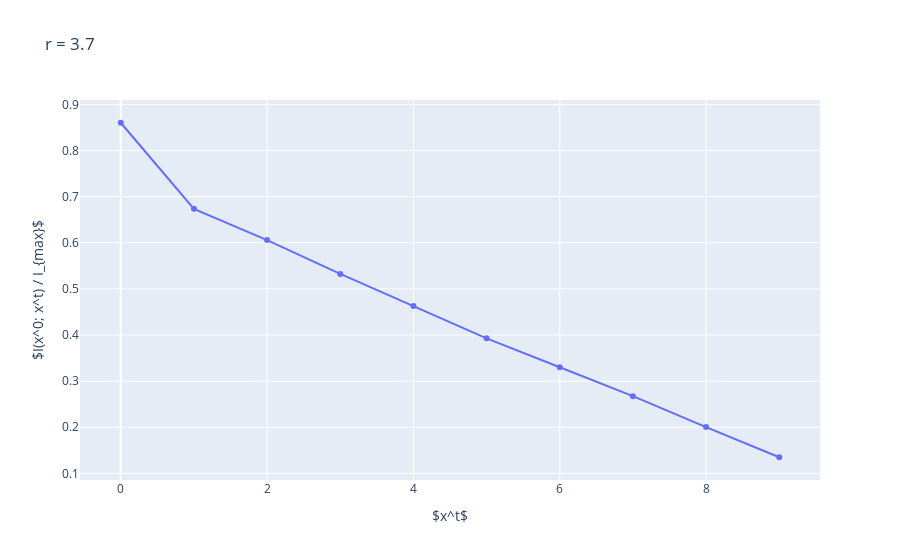

Source (notebook cell):
### Code cell
from Toolbox import infcy

m.r = 3.7
m.states[0] = .5
T = int(1e5)
half = int(T *.5)
res = m.simulate(T)[-half:].flatten()

ent = lambda p : -np.nansum(p * np.log(p), axis = -1 )
def binState(
             steps, \
             bins,\
             T,\
             steps):
    
    mapper     = {i : idx for idx, i in enumerate(bins)}
    rmapper    = {idx : i  for idx, i in enumerate(bins)}
    res        = m.simulate(T)
    res_binned = bins[np.digitize(res, bins)]   
    
    N = len(buffer)
    conditional = {}
    snapshots   = {}
    shape = (steps, len(mapper))
    for idx in range(steps, N):
        tmp = buffer[idx]
        
        snapshots[tmp] = snapshots.get(tmp, 0) + 1
        buff_ = conditional.get(tmp, np.zeros(shape))
        for step in range(steps):
            jdx = mapper[buffer[idx - step]]
            buff_[step, jdx] += 1
        conditional[tmp] = conditional.get(tmp, buff_)
    bRes   = binState(res_binned, steps, mapper)
    bSnap, bCon = bRes.values()
    z = sum(bSnap.values())

    zSnap = {i : j / z for i, j in bSnap.items()}
    zCon  = {i : j / bSnap.get(i)  for i, j in bCon.items()}

    for idx, (k, v) in enumerate(zCon.items()):
    #     print(v[0], zSnap.get(k))
        if idx == 0:
            Hc = np.zeros((steps))
            H  = np.zeros(len(mapper))
        Hc += ent(v) * zSnap.get(k)
        H  += v.mean(0)* zSnap.get(k)
    total = (ent(H) - Hc)/(np.log(len(mapper)))
    return dict(snapshots = snapshots, conditional = conditional, \
               mi = total)

# setup
bins       = np.linspace(0, 1, 50)

output = binState()


xi = np.arange(len(mi))
yi = total
fig = go.Figure()
bar = go.Scatter(x = xi, y  = yi)

y = np.ones(xi.size) * np.log(len(mapper))
# vlin = go.Scatter(x = np.ones(xi.size), \
#                y = y,\
#                   mode = 'lines')
fig.add_trace(bar)
# fig.add_trace(vlin)
fig.update_layout(\
                 xaxis_title = '$x^t$', \
                 yaxis_title = '$I(x^0; x^t) / I_{max}$',\
                 title = f'r = {m.r}',\
                 width = 150)
fig.show()

### Figure 1 — Plotly figure (JSON) as saved in the notebook; plotly's stock layout.template omitted (floating-point values rounded to 4 significant figures)
{"data": [{"type": "scatter", "x": [0, 1, 2, 3, 4, 5, 6, 7, 8, 9], "y": [0.8603, 0.6737, 0.6059, 0.5325, 0.4628, 0.3929, 0.3302, 0.2675, 0.2004, 0.135]}], "layout": {"autosize": true, "title": {"text": "r = 3.7"}, "xaxis": {"autorange": true, "range": [-0.5661, 9.566], "title": {"text": "$x^t$"}, "type": "linear"}, "yaxis": {"autorange": true, "range": [0.08185, 0.9134], "title": {"text": "$I(x^0; x^t) / I_{max}$"}, "type": "linear"}}}
